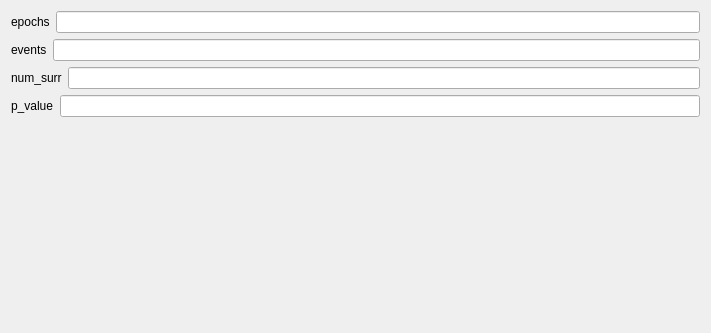
<?xml version="1.0" encoding="UTF-8"?>
<ui version="4.0">
 <class>DpliConnectivitySettingsView</class>
 <widget class="QWidget" name="DpliConnectivitySettingsView">
  <property name="geometry">
   <rect>
    <x>0</x>
    <y>0</y>
    <width>711</width>
    <height>333</height>
   </rect>
  </property>
  <property name="windowTitle">
   <string>Form</string>
  </property>
  <property name="styleSheet">
   <string notr="true">font: 10pt &quot;Roboto-Regular&quot;;</string>
  </property>
  <layout class="QVBoxLayout" name="verticalLayout">
   <item>
    <layout class="QHBoxLayout" name="signals_horizontalLayout">
     <item>
      <widget class="QLabel" name="epochs_label">
       <property name="text">
        <string>epochs</string>
       </property>
      </widget>
     </item>
     <item>
      <widget class="QLineEdit" name="epochs_lineedit"/>
     </item>
    </layout>
   </item>
   <item>
    <layout class="QHBoxLayout" name="events_horizontalLayout">
     <item>
      <widget class="QLabel" name="events_label">
       <property name="text">
        <string>events</string>
       </property>
      </widget>
     </item>
     <item>
      <widget class="QLineEdit" name="events_lineedit"/>
     </item>
    </layout>
   </item>
   <item>
    <layout class="QHBoxLayout" name="num_surr_horizontalLayout">
     <item>
      <widget class="QLabel" name="num_surr_label">
       <property name="text">
        <string>num_surr</string>
       </property>
      </widget>
     </item>
     <item>
      <widget class="QLineEdit" name="num_surr_lineedit"/>
     </item>
    </layout>
   </item>
   <item>
    <layout class="QHBoxLayout" name="p_value_horizontalLayout">
     <item>
      <widget class="QLabel" name="p_value_label">
       <property name="text">
        <string>p_value</string>
       </property>
      </widget>
     </item>
     <item>
      <widget class="QLineEdit" name="p_value_lineedit"/>
     </item>
    </layout>
   </item>
   <item>
    <spacer name="verticalSpacer">
     <property name="orientation">
      <enum>Qt::Orientation::Vertical</enum>
     </property>
     <property name="sizeHint" stdset="0">
      <size>
       <width>20</width>
       <height>40</height>
      </size>
     </property>
    </spacer>
   </item>
  </layout>
 </widget>
 <resources/>
 <connections/>
</ui>
